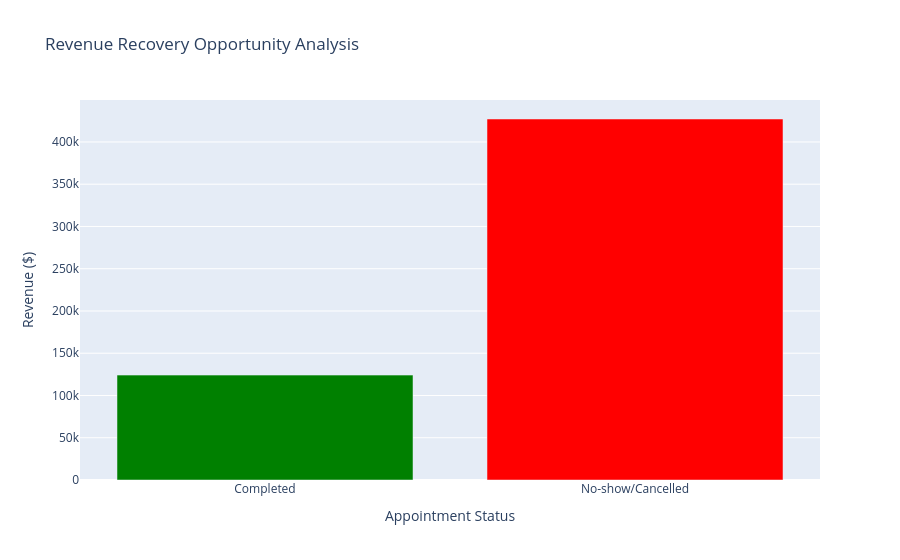
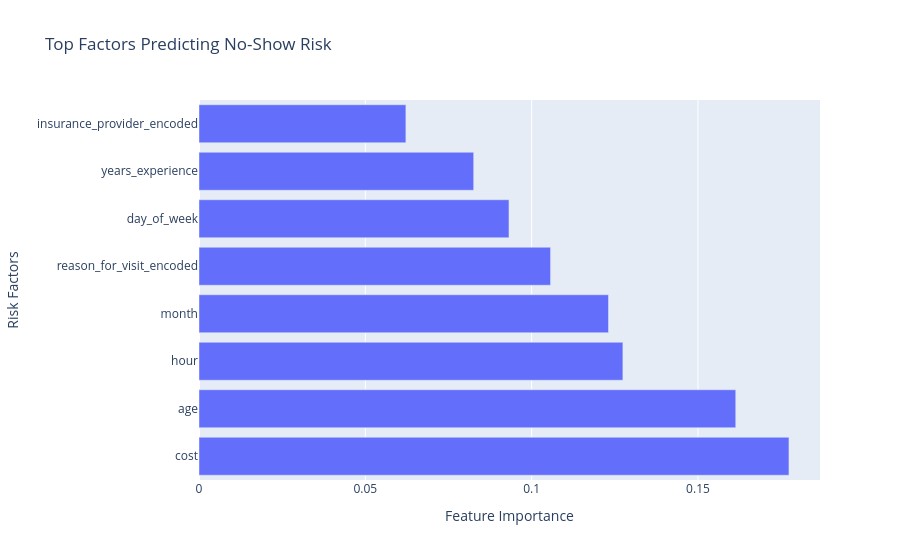
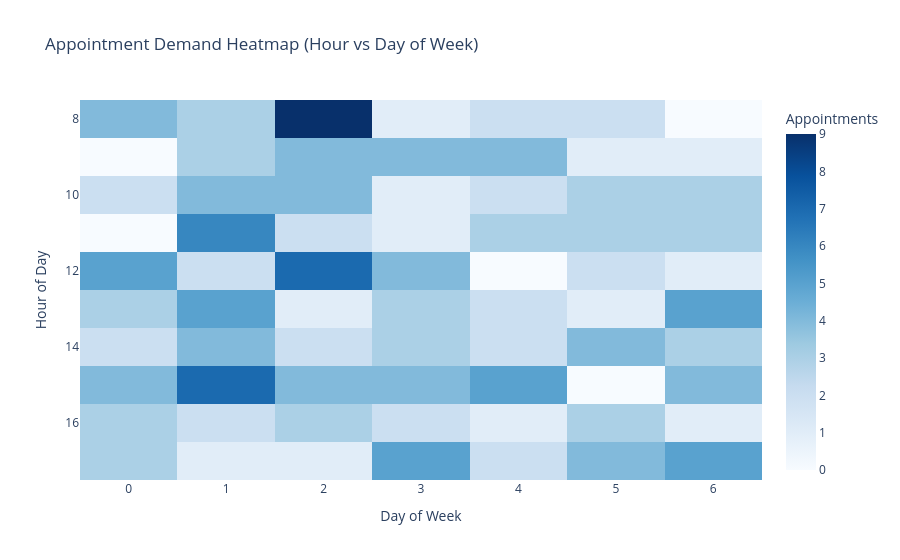
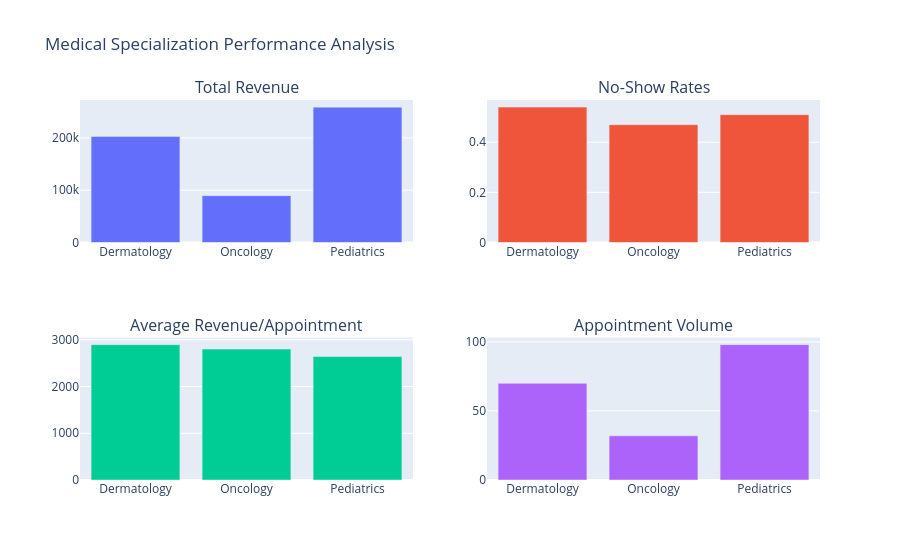

Notebook code for these charts, in order:
### Code cell
print("\nSTEP 5: CREATING ADVANCED VISUALIZATIONS")
print("-" * 45)

# 1. Revenue Recovery Opportunity Visualization
fig_revenue = go.Figure()

# Add current revenue
fig_revenue.add_trace(go.Bar(
    name='Current Revenue',
    x=['Completed', 'No-show/Cancelled'],
    y=[completed_revenue, lost_revenue],
    marker_color=['green', 'red']
))

fig_revenue.update_layout(
    title='Revenue Recovery Opportunity Analysis',
    xaxis_title='Appointment Status',
    yaxis_title='Revenue ($)',
    showlegend=False
)

fig_revenue.show()

# 2. No-Show Risk Factors
fig_factors = px.bar(
    feature_importance.head(8),
    x='importance',
    y='feature',
    orientation='h',
    title='Top Factors Predicting No-Show Risk',
    labels={'importance': 'Feature Importance', 'feature': 'Risk Factors'}
)
fig_factors.show()

# 3. Demand Heatmap by Hour and Day
demand_heatmap = master_df.pivot_table(
    values='appointment_id',
    index='hour',
    columns='day_of_week',
    aggfunc='count',
    fill_value=0
)

fig_heatmap = px.imshow(
    demand_heatmap,
    title='Appointment Demand Heatmap (Hour vs Day of Week)',
    labels=dict(x="Day of Week", y="Hour of Day", color="Appointments"),
    aspect="auto",
    color_continuous_scale="Blues"
)
fig_heatmap.show()

# 4. Specialization Performance Dashboard
fig_specialty = make_subplots(
    rows=2, cols=2,
    subplot_titles=('Total Revenue', 'No-Show Rates', 'Average Revenue/Appointment', 'Appointment Volume'),
    specs=[[{"type": "bar"}, {"type": "bar"}],
           [{"type": "bar"}, {"type": "bar"}]]
)

specialties = specialty_revenue.index

# Revenue
fig_specialty.add_trace(
    go.Bar(x=specialties, y=specialty_revenue['total_revenue'], name='Total Revenue'),
    row=1, col=1
)

# No-show rates  
fig_specialty.add_trace(
    go.Bar(x=specialties, y=specialty_revenue['no_show_rate'], name='No-Show Rate'),
    row=1, col=2
)

# Avg revenue
fig_specialty.add_trace(
    go.Bar(x=specialties, y=specialty_revenue['avg_revenue_per_appt'], name='Avg Revenue'),
    row=2, col=1
)

# Volume
fig_specialty.add_trace(
    go.Bar(x=specialties, y=specialty_revenue['appointments'], name='Appointment Count'),
    row=2, col=2
)

fig_specialty.update_layout(title_text='Medical Specialization Performance Analysis', showlegend=False)
fig_specialty.show()

### Figure 1 — Plotly figure (JSON) as saved in the notebook; plotly's stock layout.template omitted (floating-point values rounded to 4 significant figures)
{"data": [{"marker": {"color": ["green", "red"]}, "name": "Current Revenue", "type": "bar", "x": ["Completed", "No-show/Cancelled"], "y": [124100.0, 427100.0]}], "layout": {"showlegend": false, "title": {"text": "Revenue Recovery Opportunity Analysis"}, "xaxis": {"title": {"text": "Appointment Status"}}, "yaxis": {"title": {"text": "Revenue ($)"}}}}

### Figure 2 — Plotly figure (JSON) as saved in the notebook; plotly's stock layout.template omitted (floating-point values rounded to 4 significant figures)
{"data": [{"hovertemplate": "Feature Importance=%{x}<br>Risk Factors=%{y}<extra></extra>", "legendgroup": "", "marker": {"color": "#636efa", "pattern": {"shape": ""}}, "name": "", "orientation": "h", "showlegend": false, "textposition": "auto", "type": "bar", "x": [0.1774, 0.1614, 0.1274, 0.1231, 0.1057, 0.09318, 0.08257, 0.06219], "xaxis": "x", "y": ["cost", "age", "hour", "month", "reason_for_visit_encoded", "day_of_week", "years_experience", "insurance_provider_encoded"], "yaxis": "y"}], "layout": {"barmode": "relative", "legend": {"tracegroupgap": 0}, "title": {"text": "Top Factors Predicting No-Show Risk"}, "xaxis": {"anchor": "y", "domain": [0, 1], "title": {"text": "Feature Importance"}}, "yaxis": {"anchor": "x", "domain": [0, 1], "title": {"text": "Risk Factors"}}}}

### Figure 3 — Plotly figure (JSON) as saved in the notebook; plotly's stock layout.template omitted (floating-point values rounded to 4 significant figures)
{"data": [{"coloraxis": "coloraxis", "hovertemplate": "Day of Week: %{x}<br>Hour of Day: %{y}<br>Appointments: %{z}<extra></extra>", "name": "0", "type": "heatmap", "x": [0, 1, 2, 3, 4, 5, 6], "xaxis": "x", "y": [8, 9, 10, 11, 12, 13, 14, 15, 16, 17], "yaxis": "y", "z": [[4, 3, 9, 1, 2, 2, 0], [0, 3, 4, 4, 4, 1, 1], [2, 4, 4, 1, 2, 3, 3], [0, 6, 2, 1, 3, 3, 3], [5, 2, 7, 4, 0, 2, 1], [3, 5, 1, 3, 2, 1, 5], [2, 4, 2, 3, 2, 4, 3], [4, 7, 4, 4, 5, 0, 4], [3, 2, 3, 2, 1, 3, 1], [3, 1, 1, 5, 2, 4, 5]]}], "layout": {"coloraxis": {"colorbar": {"title": {"text": "Appointments"}}, "colorscale": [[0, "rgb(247,251,255)"], [0.125, "rgb(222,235,247)"], [0.25, "rgb(198,219,239)"], [0.375, "rgb(158,202,225)"], [0.5, "rgb(107,174,214)"], [0.625, "rgb(66,146,198)"], [0.75, "rgb(33,113,181)"], [0.875, "rgb(8,81,156)"], [1, "rgb(8,48,107)"]]}, "title": {"text": "Appointment Demand Heatmap (Hour vs Day of Week)"}, "xaxis": {"anchor": "y", "domain": [0, 1], "title": {"text": "Day of Week"}}, "yaxis": {"anchor": "x", "autorange": "reversed", "domain": [0, 1], "title": {"text": "Hour of Day"}}}}

### Figure 4 — Plotly figure (JSON) as saved in the notebook; plotly's stock layout.template omitted (floating-point values rounded to 4 significant figures)
{"data": [{"name": "Total Revenue", "type": "bar", "x": ["Dermatology", "Oncology", "Pediatrics"], "xaxis": "x", "y": [202700.0, 89600.0, 258900.0], "yaxis": "y"}, {"name": "No-Show Rate", "type": "bar", "x": ["Dermatology", "Oncology", "Pediatrics"], "xaxis": "x2", "y": [0.54, 0.47, 0.51], "yaxis": "y2"}, {"name": "Avg Revenue", "type": "bar", "x": ["Dermatology", "Oncology", "Pediatrics"], "xaxis": "x3", "y": [2896.0, 2800.0, 2642.0], "yaxis": "y3"}, {"name": "Appointment Count", "type": "bar", "x": ["Dermatology", "Oncology", "Pediatrics"], "xaxis": "x4", "y": [70, 32, 98], "yaxis": "y4"}], "layout": {"annotations": [{"font": {"size": 16}, "showarrow": false, "text": "Total Revenue", "x": 0.225, "xanchor": "center", "xref": "paper", "y": 1, "yanchor": "bottom", "yref": "paper"}, {"font": {"size": 16}, "showarrow": false, "text": "No-Show Rates", "x": 0.775, "xanchor": "center", "xref": "paper", "y": 1, "yanchor": "bottom", "yref": "paper"}, {"font": {"size": 16}, "showarrow": false, "text": "Average Revenue/Appointment", "x": 0.225, "xanchor": "center", "xref": "paper", "y": 0.375, "yanchor": "bottom", "yref": "paper"}, {"font": {"size": 16}, "showarrow": false, "text": "Appointment Volume", "x": 0.775, "xanchor": "center", "xref": "paper", "y": 0.375, "yanchor": "bottom", "yref": "paper"}], "showlegend": false, "title": {"text": "Medical Specialization Performance Analysis"}, "xaxis": {"anchor": "y", "domain": [0, 0.45]}, "xaxis2": {"anchor": "y2", "domain": [0.55, 1]}, "xaxis3": {"anchor": "y3", "domain": [0, 0.45]}, "xaxis4": {"anchor": "y4", "domain": [0.55, 1]}, "yaxis": {"anchor": "x", "domain": [0.625, 1]}, "yaxis2": {"anchor": "x2", "domain": [0.625, 1]}, "yaxis3": {"anchor": "x3", "domain": [0, 0.375]}, "yaxis4": {"anchor": "x4", "domain": [0, 0.375]}}}
